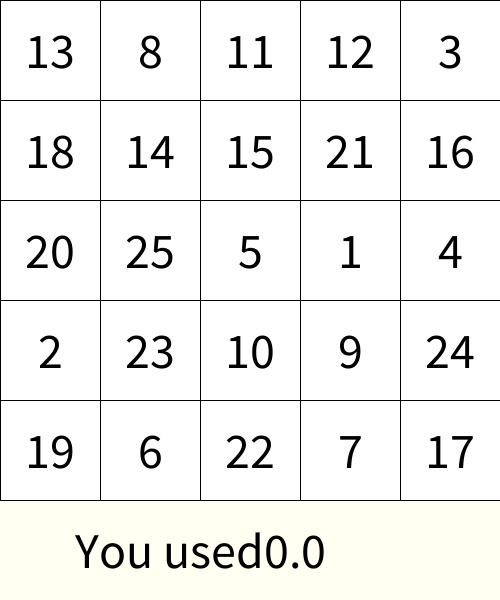
Frame 1 (no input)
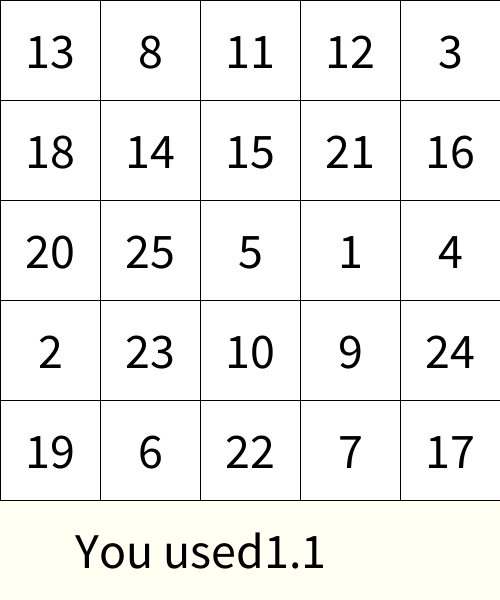
Frame 60 (the mouse pressed at the canvas centre just before this capture)
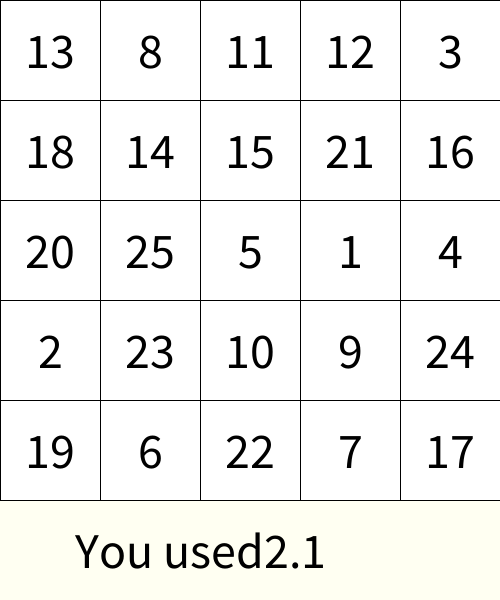
Frame 120 (the mouse held since frame 60 and released just before this capture)

The Processing sketch that drew these frames (run headless with seeded random() and noise(); from frame 60 on, the mouse is pressed at the canvas centre):

// Processing sketch: week06_9_schulte_table09mousePressed_crash_if_project_sh
// ── week06_9_schulte_table09mousePressed_crash_if_project_sh.pde
//week06_9_schulte_table09mousePressed_crash_if_project_shaffle_random
int [][]table=new int[5][5];//java的陣列宣告
void setup() {
  size(500, 600);
  textSize(50);
  textAlign(CENTER, CENTER);
  int []numbers={1, 2, 3, 4, 5, 6, 7, 8, 9, 10, 11, 12, 13, 14, 15, 16, 17, 18, 19, 20, 21, 22, 23, 24, 25};
  for (int i=numbers.length-1;i>0; i--) {
    int j=int(random(i+1));
    
    int temp=numbers[i];
    numbers[i]=numbers[j];
    numbers[j]=temp;
  }
  int index=0;
  for (int i=0; i<5; i++) {
    for (int j=0; j<5; j++) {
      table[i][j]=numbers[index++];
    }
  }
  startT=millis();
}
int startT=0;
int [][]pressed=new int[5][5];
void draw() {
  background(#FFFFF2);
  for (int i=0; i<5; i++) {
    for (int j=0; j<5; j++) {
      if (pressed[i][j]==1)fill(128);
      else fill(255);
      rect(j*100, i*100, 100, 100);
      fill(0);
      text(""+table[i][j], 50+j*100, 50+i*100);
    }
  }
  text("You used"+nf((millis()-startT)/1000.0, 0, 1), 200, 550);
}
int want=1;
void mousePressed() {
  int i=mouseY/100, j=mouseX/100;
  if (table[i][j]==want) {
    pressed[i][j]=1;
    want++;
  }
}
